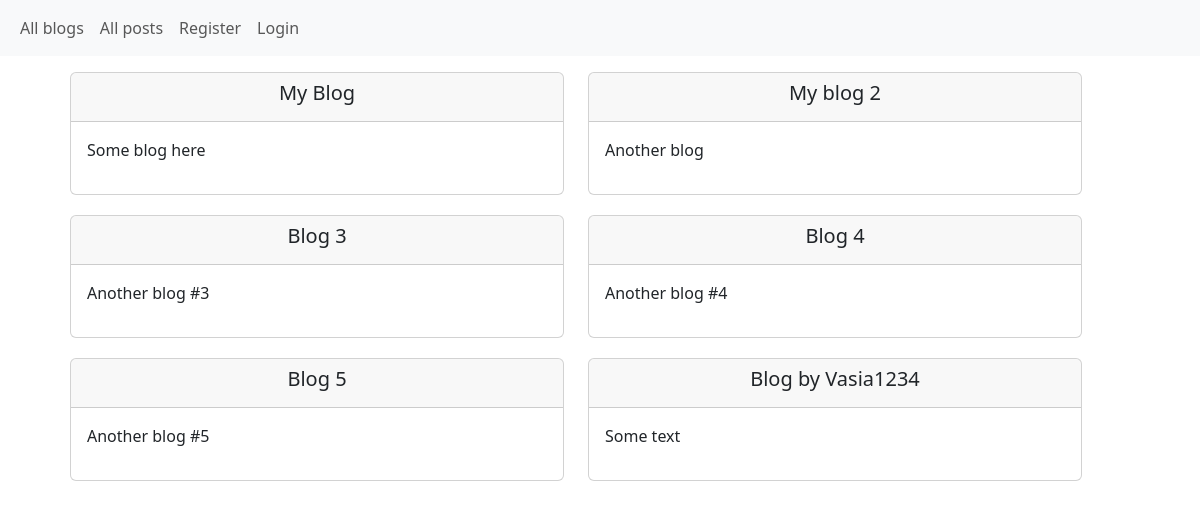
The app's page /blogs/ with its own data.
### blogs/models.py (models this page shows)
class Blog(models.Model):
    title = models.CharField(max_length=128, blank=False)
    theme = models.CharField(max_length=256, blank=False)
    author = models.ForeignKey(User, on_delete=models.CASCADE)
    creation_date = models.DateTimeField(auto_now=True)

### blogs/views.py (the view)
# urls.py: path('', views.list_blog, name='blog_list'),
def list_blog(request):
    blogs = Blog.objects.all()
    ctx = {'title': 'All blogs',
           'blogs': list(blogs),}
    return render(request, 'blog_list.html', ctx)

### blogs/templates/blog_list.html (shortened to what this page needs)
{% extends 'base.html' %}
{% block content %}
<div class="container">
    <div class="row row-cols-1 row-cols-md-2 m-3">
        {% for blog in blogs %}
        <div class="row">
            <div class="col">
                <a class="text" href="{% url 'blog_content' id=blog.id %}">
                    <div class="card" id="card-blog">
                        <div class="card-header text-center">
                            <h5>{{ blog.title }}</h5>
                        </div>
                        <div class="card-body">
                            <p>{{ blog.theme }}</p>
                        </div>
                    </div>
                </a>
            </div>
        </div>
        {% endfor %}
    </div>
</div>
{% endblock %}

### templates/base.html (shortened to what this page needs)
{% load static %}
<!DOCTYPE html>
<html lang="en">
<head>
    <link href="https://cdn.jsdelivr.net/npm/bootstrap@5.3.0-alpha1/dist/css/bootstrap.min.css" rel="stylesheet">
    <link rel="stylesheet" href="{% static 'css/style.css' %}">
</head>
<body>
    <nav class="navbar navbar-expand-lg bg-body-tertiary">
        <div class="container-fluid">
            <div class="collapse navbar-collapse" id="navbarNav">
                <ul class="navbar-nav">
                    <li class="nav-item">
                        <a class="nav-link" aria-current="page" href="{% url 'blog_list' %}">All blogs</a>
                    </li>
                    <li class="nav-item">
                        <a class="nav-link" aria-current="page" href="{% url 'post_list' %}">All posts</a>
                    </li>
                    {% if user.is_authenticated %}
                    <li class="nav-item">
                        <a class="nav-link" aria-current="page" href="{% url 'user_blog_list' %}">My blogs</a>
                    </li>
                    <li class="nav-item">
                        <a class="nav-link" aria-current="page" href="{% url 'user_post_list' %}">My posts</a>
                    </li>
                    <li class="nav-item">
                        <a class="nav-link" aria-current="page" href="{% url 'logout_user' %}">Logout</a>
                    </li>
                    {% else %}
                    <li class="nav-item">
                        <a class="nav-link" aria-current="page" href="{% url 'register' %}">Register</a>
                    </li>
                    <li class="nav-item">
                        <a class="nav-link" aria-current="page" href="{% url 'login' %}">Login</a>
                    </li>
                    {% endif %}
                    <li class="nav-item">
                        <a class="nav-link" aria-current="page" href="#">{{ request.user.username }}</a>
                    </li>
                </ul>
            </div>
        </div>
    </nav>
    {% block content %}
    {% endblock %}
</body>
</html>

### static/css/style.css (style rules this page uses)
a.text:active, a.text:hover, a.text { text-decoration: none; color: black; }
div.card { margin-bottom: 20px; }

### records on screen
Blog: title "My Blog", theme "Some blog here"
Blog: title "My blog 2", theme "Another blog"
Blog: title "Blog 3", theme "Another blog #3"
Blog: title "Blog 4", theme "Another blog #4"
Blog: title "Blog 5", theme "Another blog #5"
Blog: title "Blog by Vasia1234", theme "Some text"
